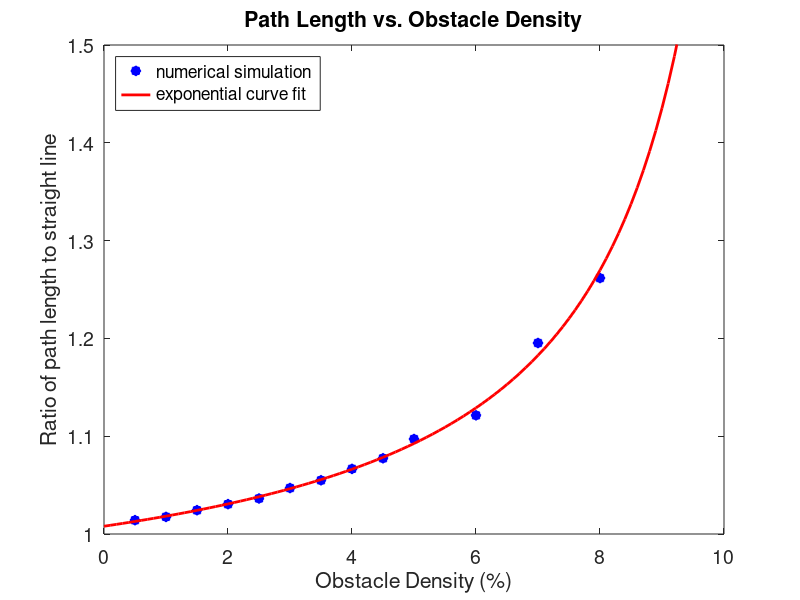

This figure's MATLAB source:

xdata =[0.5000
    1.0000
    1.5000
    2.0000
    2.5000
    3.0000
    3.5000
    4.0000
    4.5000
    5.0000
    6.0000
    7.0000
    8.0000];
ydata =[1.0141
    1.0175
    1.0243
    1.0305
    1.0363
    1.0470
    1.0549
    1.0666
    1.0774
    1.0971
    1.1213
    1.1953
    1.2617];
%data averaged over 25 runs.
figure
plot(xdata, ydata, 'b*', 'LineWidth', 5)
hold on
dat  = [xdata, xdata.*ydata, ydata, ones(length(xdata),1)]; %hyperbolic fit
[U,S,V] = svd(dat);
fit = V(:,end);
xfill = linspace(0,10,101);
line = (-fit(1)*xfill - fit(4))./(fit(2)*xfill + fit(3));
axis([0 10 1 1.5])
plot(xfill, line, 'r', 'LineWidth', 2)
title('Path Length vs. Obstacle Density', 'fontsize', 18)
set(gca,'fontsize', 14)
xlabel('Obstacle Density (%)')
set(gca,'fontsize', 14)
ylabel('Ratio of path length to straight line')
set(gca,'fontsize', 14)
legend('numerical simulation', 'exponential curve fit', 'location', 'NorthWest')
set(gca,'fontsize', 14)
